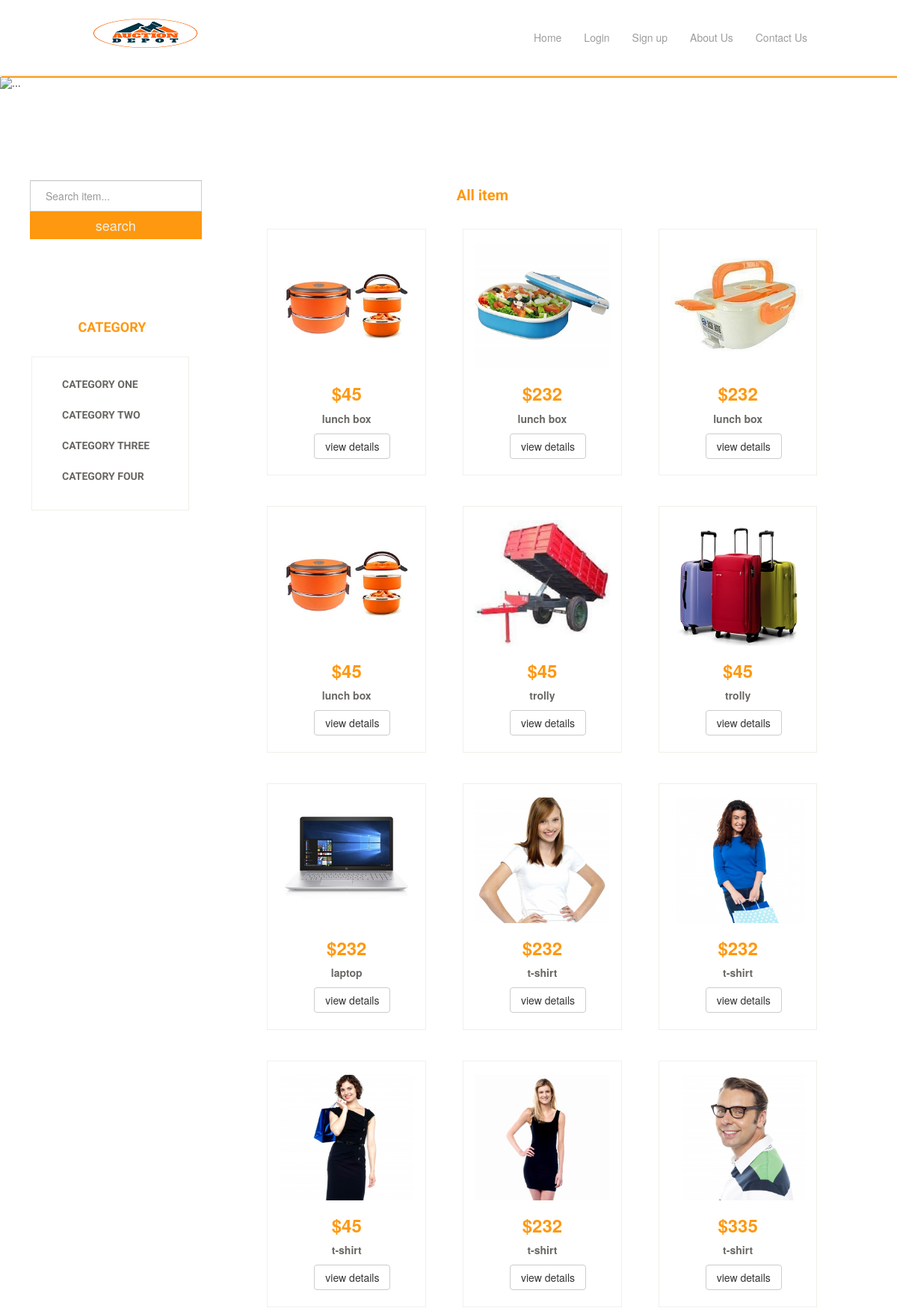
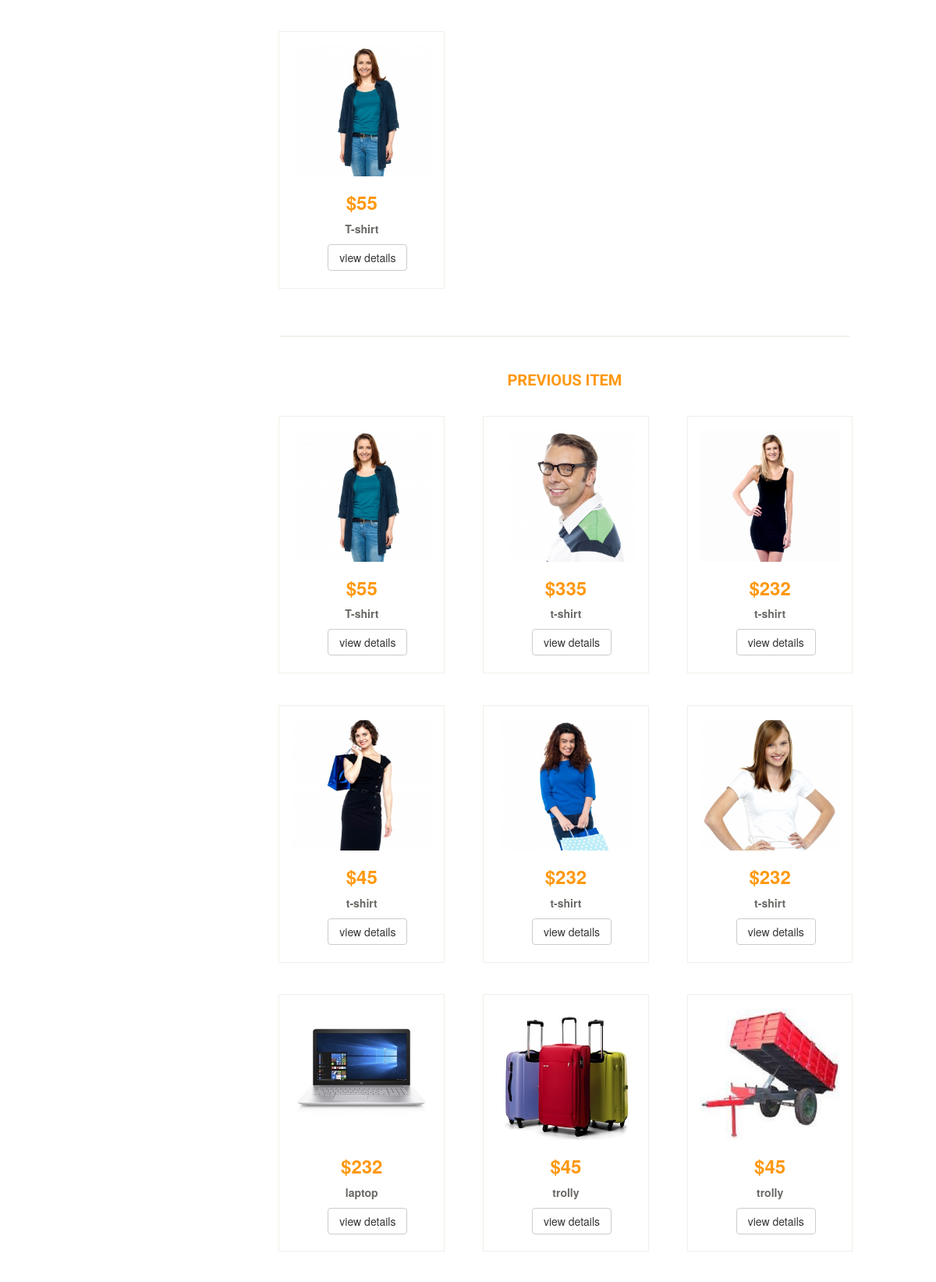
The page / (upper part) on the database its author committed (2 pictures, top to bottom).
### tables this page shows
CREATE TABLE `tbl_item` (
  `item_id` int(11) NOT NULL,
  `item_name` varchar(255) NOT NULL,
  `item_price` varchar(255) NOT NULL,
  `item_desc` text NOT NULL,
  `time_duration` varchar(255) NOT NULL,
  `strt_time` varchar(255) NOT NULL,
  `end_time` varchar(255) NOT NULL,
  `img_id` int(11) NOT NULL,
  `image` varchar(255) NOT NULL,
  `cat_id` int(11) NOT NULL,
  `user_id` int(11) NOT NULL,
  `status` int(11) NOT NULL DEFAULT '0'
);

### class/Item.php (called while the page is built, shortened)
<?php
   $filepath = realpath(dirname(__FILE__));
   include_once ($filepath.'/../libs/Database.php');
 ?>
<?php
 class Item{
 	 private $db;
     public function __construct(){
          $this->db = new Database();
    }
    public function getallitem_orderbydesc(){
         $query = "SELECT * FROM tbl_item ORDER BY item_id DESC";
         $result = $this->db->select($query);
         return $result;
    }
    public function getallitem_orderbyasc(){
         $query = "SELECT * FROM tbl_item ORDER BY item_id ASC LIMIT 9";
         $result = $this->db->select($query);
         return $result;
    }
 }
?>

### libs/Database.php (called while the page is built, shortened)
<?php
Class Database{
  public $host   = DB_HOST;
  public $user   = DB_USER;
  public $pass   = DB_PASS;
  public $dbname = DB_NAME;
 public $link;
private function connectDB(){
       $this->link = new mysqli($this->host, $this->user, $this->pass,
        $this->dbname);
 }
public function select($query){
      $result = $this->link->query($query) or
       die($this->link->error.__LINE__);
      if($result->num_rows > 0){
        return $result;
      } else {
        return false;
      }
 }
}
?>

### index.php (the view, shortened to what this page needs)
<?php include 'inc/header.php';?>
<?php include 'inc/slider.php';?>
 <div class="container-fluid">
       <div class="row mainsection">
                <div class="col-sm-12 col-md-3 col-lg-3 cat">
   <div class="row seracbox">
         <form action="search.php" method="get">
           <input class="form-control" type="text" name="keyword" placeholder="Search item..." aria-label="Search">
           <input class="btn-block" id="search" type="submit" name="submit" value="search">
         </form>
   </div><br><br>
     <h2 class="cattitle">Category</h2>
     <div class="row category">
          <ul>
                <li style="text-transform: uppercase;"><a href="itembycat.php?catid=1">Category one</a></li>
                <li style="text-transform: uppercase;"><a href="itembycat.php?catid=2">Category two</a></li>
                <li style="text-transform: uppercase;"><a href="itembycat.php?catid=3">Category three</a></li>
                <li style="text-transform: uppercase;"><a href="itembycat.php?catid=4">Category four</a></li>
          </ul>
     </div>
                </div>
                <div class="col-sm-12 col-md-9 col-lg-9 pro">
                      <h2 class="protitle">All item<?php  Session::get("msg");?></h2>
                      <div class="row product">
                         <?php
                                $Getallitem_orderbydesc = $item->getallitem_orderbydesc();
                                if($Getallitem_orderbydesc){
                                while($result = $Getallitem_orderbydesc->fetch_assoc()) {
                          ?>
                             <div class="col-xs-6 col-sm-6 col-md-4 col-lg-4 prosection">
                                   <img class="img-responsive" src="<?php echo $result['image'];?>">
                                   <h3>$<?php echo $result['item_price'];?></h3>
                                   <p><?php echo $result['item_name'];?></p>
                                  <a href="products_details.php?itemid=<?php echo $result['item_id'];?>" class="btn btn-default">view details</a>
                             </div>
                            <?php } }  ?>
                      </div>
                </div>
       </div>
 </div>
 <div class="container-fluid">
       <div class="row mainsection">
                <div class="col-sm-12 col-md-3 col-lg-3 cat"></div>
                <div class="col-sm-12 col-md-9 col-lg-9 pro">
                      <h2 class="newprotitle">Previous Item</h2>
                      <div class="row product">
                          <?php
                                $Getallitem_orderbyasc = $item->getallitem_orderbyasc();
                                if($Getallitem_orderbyasc){
                                while ($result = $Getallitem_orderbyasc->fetch_assoc()) {
                          ?>
                             <div class="col-xs-6 col-sm-6 col-md-4 col-lg-4 prosection">
                                  <img class="img-responsive" src="<?php echo $result['image'];?>">
                                   <h3>$<?php echo $result['item_price'];?></h3>
                                   <p><?php echo $result['item_name'];?></p>
                                   <a href="products_details.php?itemid=<?php echo $result['item_id'];?>" class="btn btn-default">view details</a>
                             </div>
                         <?php } } ?>
                      </div>
                </div>
       </div>
 </div>
<?php include 'inc/footer.php';?>

### css/style.css (style rules this page uses)
* { padding: 0px;margin: 0px; }
.cattitle, .brandtitle { color: #FE980F; text-align: center; text-transform: uppercase; margin-bottom: 11%; margin-top: 25%; font-family: 'Roboto', sans-serif; font-weight: bold; font-size: 18px; }
.category, .brnad { border: 1px solid #F0F0E9; width: 78%; margin-left: 10%; }
.category ul, .brnad ul { list-style: none; padding: 15px 30px; }
.category ul li, .brnad ul li { padding: 10px; }
.category ul li a,.brnad ul li a { text-decoration: none; color: #696763; font-weight: bold; font-family: 'Roboto', sans-serif; text-transform: uppercase; }
.protitle { margin-bottom: 4%; margin-top: 15%; font-family: 'Roboto', sans-serif; font-weight: bold; font-size: 20px; margin-left: 34%; color: #FE980F; }
.product { margin-left: 3%; margin-right: 3%; }
.prosection a { width: 102px; }
.prosection { position: relative; }
.prosection img { display: block; height: auto; }
.newprotitle { color: #FE980F; text-align: center; text-transform: uppercase; margin-bottom: 4%; margin-top: px; padding-top: 5%; border-top: 2px solid #F0F0E9; margin-left: 5%; margin-right: 11%; font-family: 'Roboto', sans-serif; font-weight: bold; font-size: 20px; }
.seracbox { margin-top: 45%; width: 85%; margin-left: 25px; }
.seracbox input { border-radius: 0px; padding: 20px 20px; }
#search { border-radius: 0px; font-size: 18px; padding: 6px 12px; background-color: #FE980F; border:0px; color: #F0F0E9; }

### rows shown on the page
tbl_item: image (picture), item_price "45", item_name "lunch box"
tbl_item: image (picture), item_price "232", item_name "lunch box"
tbl_item: image (picture), item_price "232", item_name "lunch box"
tbl_item: image (picture), item_price "45", item_name "lunch box"
tbl_item: image (picture), item_price "45", item_name "trolly"
tbl_item: image (picture), item_price "45", item_name "trolly"
tbl_item: image (picture), item_price "232", item_name "laptop"
tbl_item: image (picture), item_price "232", item_name "t-shirt"
tbl_item: image (picture), item_price "232", item_name "t-shirt"
tbl_item: image (picture), item_price "45", item_name "t-shirt"
tbl_item: image (picture), item_price "232", item_name "t-shirt"
tbl_item: image (picture), item_price "335", item_name "t-shirt"
tbl_item: image (picture), item_price "55", item_name "T-shirt"
